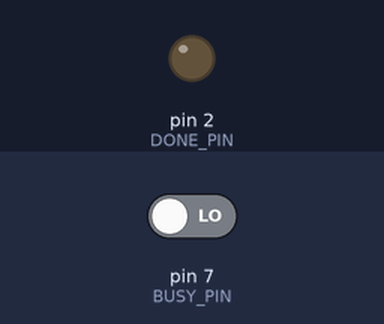
A sketch run on a simulated Arduino Uno, built with avr-gcc and run on an emulated ATmega328P. On the bench: output pins drawn as LEDs (lit = HIGH). The inputs (shaded band) are chosen by the test bench; at power-on: pin 7 (BUSY_PIN) LOW. Random numbers use the default seed unless the sketch sets one; pins used as bus, display or sensor lines are not drawn.

Above: at 0.1 s.
At 3.7 s:
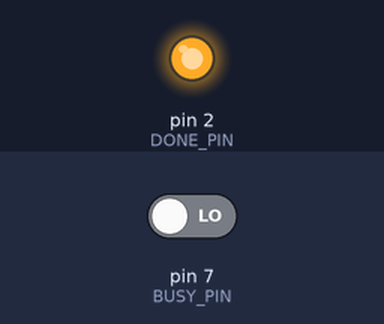
Timing chart, 0 to 5.2 s (numbered marks = the images above):
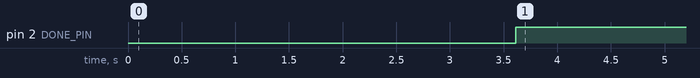

Measured:
- by itself, pin 2 (DONE_PIN): LOW → HIGH at 3.6 s

The sketch:

5by5_invaders_cube.ino
```cpp
#define DEBUG
#define DISPLAY_ROTATION

#include "qrlogo.h"
#include "tiles.h"

#include "generators.h"
#include "invadergen.h"
#include "tilesgen.h"
#include "linesgen.h"
#include "fracgen.h"
#include "icongen.h"

#include "EPDDriver.h"


static const uint8_t DONE_PIN               = 2;

static const uint8_t UPDATE_EVERY_MININUTES = 20;
static const uint8_t QRCODE_FREQUENCY       = 25;

static const uint8_t MAX_GENERATORS         = 5;


// cool pattern generators

InvadersGen invGen;
FracGen fracGen;
IconGen iconGen;
TilesGen mazeGen(MAZE_TILESET , MAZE_TILESET_SIZE, 1);
TilesGen waveGen(WAVE_TILESET , WAVE_TILESET_SIZE, 1);

Generator* generators[] = {
  &invGen,
  &fracGen,
  &mazeGen,
  &waveGen,
  &iconGen
};

void setup()
{
  // initialize serial port for debug
  Serial.begin(9600);

  // reinit random generator
  randomSeed(analogRead(0));

  // DONE pin on low-power timer
  pinMode(DONE_PIN, OUTPUT);
}


void loop()
{
  // reinit and clear display
  EPDDriver::init();

  // draw something cool
  if (random(QRCODE_FREQUENCY) == 0) {

    // display QR code
    EPDDriver::display(QR_IMAGE);

  } else {

    // display a random pattern
    uint64_t seed = random(INT32_MAX);
    EPDDriver::displayGenerator(*generators[random(MAX_GENERATORS)], seed);
  }

  // go slepping
  EPDDriver::sleep();

  // wait a while
  delay(500);

  // switch power off
  digitalWrite(DONE_PIN, HIGH);

  // do nothing while switching
  delay(60000);

}
```

fracgen.h
```cpp
#pragma once
class FracGen : public Generator {


public:

  FracGen() :
    _seed(0),
    _dx(0),
    _dy(0)
  {
    // no implementation
  }


  ~FracGen()
  {
    // no implementation
  }


  void init(uint64_t seed, uint16_t width, uint16_t height)
  {
    _seed = seed;

    _dx = 3;
    while (width > _dx) {
      _dx *= 3;
    }

    _dy = 3;
    while (height > _dy) {
      _dy *= 3;
    }

    _dx = (_dx - width) / 2;
    _dy = (_dy - height) / 2;
  }


  uint8_t generate(uint16_t x, uint16_t y)
  {

    x += _dx;
    y += _dy;

    // if you write coordinates of any point on
    // the carpet in base 3, the pixel is blank
    // if and only if any matching pair of digits
    // are (1, 1)
    while ((x>0) && (y>0)) {
      if ((x%3==1) && (y%3==1)) {
        return 1;
      }

      x /= 3;
      y /= 3;
    }

    return 0;
  }

private:
  uint64_t _seed;
  int16_t _dx;
  int16_t _dy;
};
```

generators.h
```cpp
#pragma once

class Generator {

  public:
    Generator() { };
    virtual ~Generator() { };

    virtual void init(uint64_t seed, uint16_t width, uint16_t height) = 0;
    virtual uint8_t generate(uint16_t x, uint16_t y) = 0;

};
```

icongen.h
```cpp
#pragma once

class IconGen : public Generator {

public:

  IconGen() :
    _seed(0),
    _dx(0),
    _dy(0),
    _w(0),
    _h(0)
  {
    // no implementation
  }


  ~IconGen()
  {
    // no implementation
  }


  void init(uint64_t seed, uint16_t width, uint16_t height)
  {
    _seed = seed;
    if (_seed & 0x01FFFFFF == 0) {
      _seed = 0xAAAAAAAA;
    }
    _dx = width / 10;
    _dy = height / 10;
    _w = width / _dx - 1;
    _h = height / _dy - 1;
  }


  uint8_t generate(uint16_t x, uint16_t y)
  {
    uint16_t tx = x / _dx;
    uint16_t ty = y / _dy;

    if (tx > (_w / 2)) tx = _w-tx;
    if (ty > (_h / 2)) ty = _h-ty;

    return (_seed >> ((ty*5)+tx)) & 0x1;
  }


private:
  uint64_t _seed;
  int16_t _dx;
  int16_t _dy;
  int16_t _w;
  int16_t _h;
};
```

invadergen.h
```cpp
#pragma once

class InvadersGen : public Generator {

public:

  InvadersGen() : _seed(0), _dx(1), _dy(1) { }
  ~InvadersGen() { }

  void init(uint64_t seed, uint16_t width, uint16_t height)
  {
    _seed = seed % INT16_MAX;

    _dx = width / 5;
    _dy = height / 5;
   }

  uint8_t generate(uint16_t x, uint16_t y)
  {
    uint8_t i = x / _dx;
    uint8_t j = y / _dy;

    uint8_t bit = 3*j + ((i < 3) ? i : 4-i);

    return ((_seed >> bit) & 0x1 > 0) ? 1 : 0;
  }

private:
  uint64_t _seed;
  uint16_t _dx;
  uint16_t _dy;
};
```

linesgen.h
```cpp
#pragma once

class LinesGen : public Generator {

public:

  static const uint8_t MAX_LINES = 8;

  LinesGen() :
    _seed(0)
  {
  }


  ~LinesGen()
  {
  }


  void init(uint64_t seed, uint16_t width, uint16_t height)
  {
    _seed = seed;

    for (uint8_t i=0; i<MAX_LINES; i++) {
      _hlines[i] = random(256);
      _vlines[i] = random(256);
    }
  }


  uint8_t generate(uint16_t x, uint16_t y)
  {

    return 1;
  }


private:
  uint64_t _seed;
  uint8_t _hlines[MAX_LINES];
  uint8_t _vlines[MAX_LINES];
};
```

tiles.h
```cpp
#pragma once

static const uint8_t TILE_X = 16;
static const uint8_t TILE_Y = 16;

static const uint16_t SLASH_TILE[TILE_X] PROGMEM = {
  0b0000000000000011,
  0b0000000000000111,
  0b0000000000001111,
  0b0000000000011110,
  0b0000000000111100,
  0b0000000001111000,
  0b0000000011110000,
  0b0000000111100000,
  0b0000001111000000,
  0b0000011110000000,
  0b0000111100000000,
  0b0001111000000000,
  0b0011110000000000,
  0b0111100000000000,
  0b1111000000000000,
  0b1110000000000000
};

static const uint16_t BACKSLASH_TILE[TILE_X] PROGMEM = {
  0b1110000000000000,
  0b1111000000000000,
  0b0111100000000000,
  0b0011110000000000,
  0b0001111000000000,
  0b0000111100000000,
  0b0000011110000000,
  0b0000001111000000,
  0b0000000111100000,
  0b0000000011110000,
  0b0000000001111000,
  0b0000000000111100,
  0b0000000000011110,
  0b0000000000001111,
  0b0000000000000111,
  0b0000000000000011
};

static const uint16_t WAVELEFT_TILE[TILE_X] PROGMEM = {
  0b0000001111000000,
  0b0000001111000000,
  0b0000001111000000,
  0b0000001111000000,
  0b0000111100000000,
  0b0000111100000000,
  0b1111110000001111,
  0b1111110000001111,
  0b1111000000111111,
  0b1111000000111111,
  0b0000000011110000,
  0b0000000011110000,
  0b0000001111000000,
  0b0000001111000000,
  0b0000001111000000,
  0b0000001111000000
};

static const uint16_t WAVERIGHT_TILE[TILE_X] PROGMEM = {
  0b0000001111000000,
  0b0000001111000000,
  0b0000001111000000,
  0b0000001111000000,
  0b0000000011110000,
  0b0000000011110000,
  0b1111000000111111,
  0b1111000000111111,
  0b1111110000001111,
  0b1111110000001111,
  0b0000111100000000,
  0b0000111100000000,
  0b0000001111000000,
  0b0000001111000000,
  0b0000001111000000,
  0b0000001111000000
};

static const uint8_t MAZE_TILESET_SIZE = 2;
static const uint16_t* MAZE_TILESET[] = {
  SLASH_TILE,
  BACKSLASH_TILE
};

static const uint8_t WAVE_TILESET_SIZE = 2;
static const uint16_t* WAVE_TILESET[] = {
  WAVELEFT_TILE,
  WAVERIGHT_TILE
};
```

tilesgen.h
```cpp
#pragma once
class TilesGen : public Generator {


public:

  TilesGen(uint16_t** tiles, uint8_t max_tiles, uint8_t zoom) :
    _tiles(tiles),
    _max_tiles(max_tiles),
    _zoom(zoom),
    _seed(0),
    _rows(0),
    _cols(0),
    _tile_map(0)
  {
    // no implementation
  }


  ~TilesGen()
  {
    if (_tile_map != 0) {
      delete[] _tile_map;
    }
  }


  void init(uint64_t seed, uint16_t width, uint16_t height)
  {
    _seed = seed;

    _rows = height / (_zoom*TILE_Y);
    _cols = width / (_zoom*TILE_X);

    if (_tile_map != 0) {
      delete[] _tile_map;
    }
    _tile_map = new uint8_t[_cols * _rows];
  }


  uint8_t generate(uint16_t x, uint16_t y)
  {
    uint8_t cell_x = x / (_zoom*TILE_X);
    uint8_t cell_y = y / (_zoom*TILE_Y);

    uint8_t cell_index = cell_x+cell_y*_cols;

    if ((x%(_zoom*TILE_X) == 0) && (y%(_zoom*TILE_Y) == 0)) {
      _tile_map[cell_index] = random(_max_tiles);
    }

    uint16_t* tile = _tiles[_tile_map[cell_index]];
    uint8_t bit = (pgm_read_word(&tile[(y/_zoom)%TILE_Y]) >> ((x/_zoom)%TILE_X)) & 0x1;

    return (bit == 1) ? 0 : 1;
  }


private:
  uint16_t** _tiles;
  uint8_t _max_tiles;
  uint8_t _zoom;
  uint64_t _seed;
  uint8_t _rows;
  uint8_t _cols;
  uint8_t*_tile_map;

};
```

EPDDriver.h
```cpp
#pragma once

/**
 * Waveshare 1.54 E-Ink diplay V2
 * ---------------------------------
 *
 * Connection Table
 * ---------------------------------
 * E-Paper        Arduino UNO / Nano
 *  3.3V              3V3
 *  GND               GND
 *  DIN               D11
 *  CLK               D13
 *  CS                D10
 *  DC                D9
 *  RST               D8
 *  BUSY              D7
 */

//TBV display rotation a driver level

#include <SPI.h>


// Pin definition
static const uint8_t DC_PIN   = 9;
static const uint8_t CS_PIN   = 10;
static const uint8_t BUSY_PIN = 7;
static const uint8_t RST_PIN  = 8;

// Display resolution
static const uint16_t EPD_WIDTH = 200;
static const uint16_t EPD_HEIGHT = 200;

// Commands
static const uint8_t CMD_DRIVER_OUTPUT_CONTROL                = 0x01;
static const uint8_t CMD_DATA_ENTRY_MODE_SETTINGS             = 0x11;
static const uint8_t CMD_SW_RESET                             = 0x12;
static const uint8_t CMD_MASTER_ACTIVATION                    = 0x20;
static const uint8_t CMD_DISPLAY_UPDATE_CONTROL_1             = 0x21;
static const uint8_t CMD_DISPLAY_UPDATE_CONTROL_2             = 0x22;
static const uint8_t CMD_BORDER_WAVEFORM_CONTROL              = 0x3C;
static const uint8_t CMD_SET_RAM_X_ADDRESS_START_END_POSITION = 0x44;
static const uint8_t CMD_SET_RAM_Y_ADDRESS_START_END_POSITION = 0x45;
static const uint8_t CMD_SET_RAM_X_ADDRESS_COUNTER            = 0x4E;
static const uint8_t CMD_SET_RAM_Y_ADDRESS_COUNTER            = 0x4F;


class EPDDriver
{
public:
  EPDDriver();
  virtual ~EPDDriver();

  static void init();
  static void spiTransfer(uint8_t data);

  static void sendCommand(uint8_t command);
  static void sendData(uint8_t data);

  static void display(const uint8_t* frame_buffer);
  static void displayGenerator(Generator& gen, uint64_t seed);

  static void waitUntilIdle();
  static void reset();
  static void clear();
  static void sleep();
};

EPDDriver::EPDDriver()
{

}


EPDDriver::~EPDDriver()
{

}


void EPDDriver::init()
{
  pinMode(CS_PIN, OUTPUT);
  pinMode(RST_PIN, OUTPUT);
  pinMode(DC_PIN, OUTPUT);
  pinMode(BUSY_PIN, INPUT);

  SPI.begin();
  SPI.beginTransaction(SPISettings(2000000, MSBFIRST, SPI_MODE0));

  /* EPD hardware init start */
  reset();
  waitUntilIdle();

  sendCommand(CMD_SW_RESET);
  waitUntilIdle();

  sendCommand(CMD_DRIVER_OUTPUT_CONTROL);
  sendData(0xC7);
  sendData(0x00);
  sendData(0x01);

  sendCommand(CMD_DATA_ENTRY_MODE_SETTINGS);
  sendData(0x01);

  sendCommand(CMD_SET_RAM_X_ADDRESS_START_END_POSITION); //set Ram-X address start/end position
  sendData(0x00);
  sendData(0x18);    //0x0C-->(18+1)*8=200

  sendCommand(CMD_SET_RAM_Y_ADDRESS_START_END_POSITION); //set Ram-Y address start/end position
  sendData(0xC7);   //0xC7-->(199+1)=200
  sendData(0x00);
  sendData(0x00);
  sendData(0x00);

  sendCommand(CMD_BORDER_WAVEFORM_CONTROL); //BorderWavefrom
  sendData(0x01);

  sendCommand(0x18); //Read built-in temperature sensor
  sendData(0x80);

  sendCommand(CMD_DISPLAY_UPDATE_CONTROL_2);
  sendData(0XB1);  //Load Temperature and waveform setting.

  sendCommand(CMD_MASTER_ACTIVATION);

  sendCommand(CMD_SET_RAM_X_ADDRESS_COUNTER);   // set RAM x address count to 0;
  sendData(0x00);

  sendCommand(CMD_SET_RAM_Y_ADDRESS_COUNTER);   // set RAM y address count to 0X199;
  sendData(0xC7);
  sendData(0x00);

  waitUntilIdle();
  /* EPD hardware init end */
}


void EPDDriver::spiTransfer(uint8_t data)
{
  digitalWrite(CS_PIN, LOW);
  SPI.transfer(data);
  digitalWrite(CS_PIN, HIGH);
}


void EPDDriver::sendCommand(uint8_t command)
{
  digitalWrite(DC_PIN, LOW);
  spiTransfer(command);
}


void EPDDriver::sendData(uint8_t data)
{
  digitalWrite(DC_PIN, HIGH);
  spiTransfer(data);
}


void EPDDriver::waitUntilIdle(void)
{
  while(digitalRead(BUSY_PIN) == 1) {      //LOW: idle, HIGH: busy
    delay(100);
  }
  delay(200);
}

void EPDDriver::reset()
{
  digitalWrite(RST_PIN, HIGH);
  delay(200);
  digitalWrite(RST_PIN, LOW);                //module reset
  delay(20);
  digitalWrite(RST_PIN, HIGH);
  delay(200);
}


void EPDDriver::clear()
{
  sendCommand(0x24);
  for (int j = 0; j < EPD_HEIGHT; j++) {
    for (int i = 0; i < EPD_WIDTH; i+=8) {
      sendData(0xFF);
    }
  }

  //DISPLAY REFRESH
  sendCommand(CMD_DISPLAY_UPDATE_CONTROL_2);
  sendData(0xC7);
  sendCommand(CMD_MASTER_ACTIVATION);
  waitUntilIdle();
}


void EPDDriver::display(const uint8_t* frame_buffer)
{
  int w = (EPD_WIDTH % 8 == 0)? (EPD_WIDTH / 8 ): (EPD_WIDTH / 8 + 1);
  int h = EPD_HEIGHT;

  if (frame_buffer != NULL) {
    sendCommand(0x24);
    for (auto j = 0; j < h; j++) {
      for (auto i = 0; i < w; i++) {
        sendData(pgm_read_byte(&frame_buffer[i + j * w]));
      }
    }
  }

  //DISPLAY REFRESH
  sendCommand(CMD_DISPLAY_UPDATE_CONTROL_2);
  sendData(0xF7);
  sendCommand(CMD_MASTER_ACTIVATION);
  waitUntilIdle();
}


void EPDDriver::displayGenerator(Generator& gen, uint64_t seed)
{
  gen.init(seed, EPD_WIDTH, EPD_HEIGHT);

  sendCommand(0x24);
  for (auto j = 0; j < EPD_HEIGHT; j++) {
    for (auto i = 0; i < EPD_WIDTH; i+=8) {

      uint8_t bits = 0;
      for (auto k=0; k<8; k++) {
#ifdef DISPLAY_ROTATION
        auto b = gen.generate(j, i+k);
#else
        auto b = gen.generate(i+k, j);
#endif
        bits <<= 1;
        bits |= (b&0x01);
      }

      sendData(bits);
    }
  }

  //DISPLAY REFRESH
  sendCommand(CMD_DISPLAY_UPDATE_CONTROL_2);
  sendData(0xC7);
  sendCommand(CMD_MASTER_ACTIVATION);
  waitUntilIdle();
}


void EPDDriver::sleep()
{
  sendCommand(0x10); //enter deep sleep
  sendData(0x01);
  delay(200);

  digitalWrite(RST_PIN, LOW);
}
```

Source omitted: qrlogo.h (data table, 31030 bytes)
